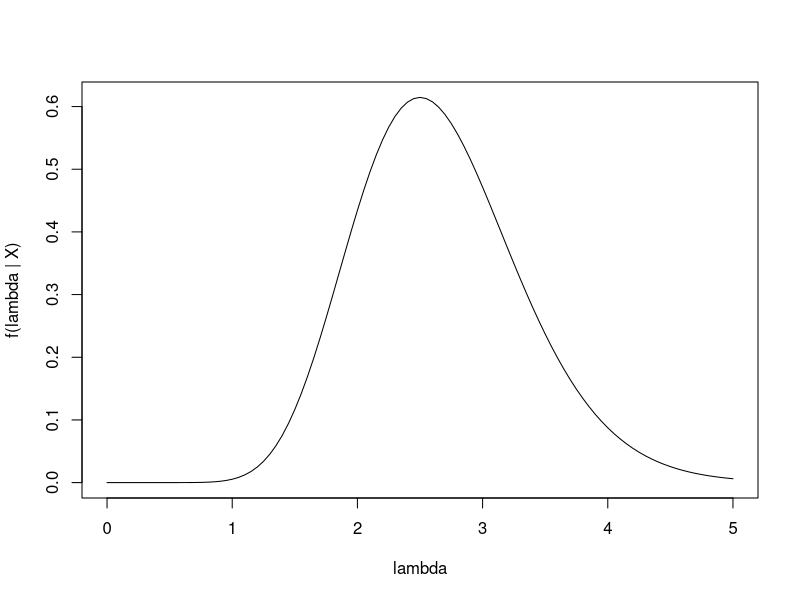

R code for this plot: (Note: a time limit stopped this script after it produced the figure.)
#Page 3
# X|\lambda suit Pois(\lambda), \lambda ~ Gamma(3,3). Donc \lambda|X ~ Gamma(3+X, 4)
# exemple: Poisson-Gamm
# hyperparamètres et observation
a <- 3
b <- 3
#data_obs <- 3
#data_obs <- c(3,3)
data_obs <- c(3,4,6)

# densité a posteriori exacte
post <- function(lambda) dgamma(lambda, shape=a+sum(data_obs), rate=b+length(data_obs))
plot(post, 0, 5, xlab="lambda", ylab="f(lambda | X)")

# fonction qui échantillonne à partir de la loi a posteriori par ABC
# accepte en entrée: nombre m d'observations à simuler et vecteur data_obs qui correspond a un échantillon observé de valeurs de X,
ABC_PoisGamm <- function(m, data_obs){
  
  ech <- rep(NA, m)
  for(i in 1:m){

    #page 7    
    accept <- FALSE
    while(!accept){
      
      # génération d'un paramètre candidat lambda
      lambda <- rgamma(1, shape=a, rate=b)
      
      # génération d'un nouvel échantillon (x_1, ..., x_n) étant donné les paramètres simulés
      sample_size <- length(data_obs)
      data_simul <- rpois(sample_size, lambda)
      
      # comparaison de l'échantillon simulé avec l'échantillon observé
      if(max(abs(sort(data_simul) - sort(data_obs))) == 0) accept <- TRUE
      
    }
    
    ech[i] <- lambda
    
  }
  
  return(ech)
  
}

m <- 1e3
ech <- ABC_PoisGamm(m, data_obs)
hist(ech, xlim=c(0, 5))#long avec seulement c(3,4,6)
#est-ce que les données sont bonne avec le modèle que j'ai choisi, plus mes données sont proche c(1,2,1), plus c'est rapide




#f(x|\theta_1, \theta_2, p) = p*N(\theta_1, 1) + (1-p)*N(\tehta_2,1)
#\theta_1 ~ N(0,100), \theta2 ~ N(0,100), p ~ U(0,1/2)
# modèle de mélange
# dimension 1, sigma_1 = sigma_2 = 1, nu_1 = nu_2 = 0, lambda_1 = lambda_2 = 10
prior_1 <- function(u1) dnorm(u1, mean=0, sd=10)
prior_2 <- function(u2) dnorm(u2, mean=0, sd=10)
prior_p <- function(p) dunif(p, min=0, max=.5)
densite <- function(x, u1, u2, p) p*dnorm(x, mean=u1, sd=1) + (1-p)*dnorm(x, mean=u2, sd=1)

# génération de l'échantillon
#plus grand que n <- 12, à déconseillé à cause du temps que r va prendre pour faire le programme. En termes de stats, ça serait bon
n <- 30
#n <- 12
data_obs <- c(rnorm(n/3, mean=-1, sd=1), rnorm(2*n/3, mean=1, sd=1))#n/3 centré au premier mode, 2n/3 centré au 2e mode
data_obs

# calcul de la densité a posteriori (non-normalisée)
post <- function(u1, u2, p) prior_1(u1) * prior_2(u2) * prior_p(p) *
  prod(sapply(data_obs, function(x) densite(x, u1, u2, p)))

# densité a posteriori conditionnelle d'un paramètre avec les deux autres fixés à des valeurs plausibles
ptp <- seq(-2, 2, length.out=1000)
plot(ptp, sapply(ptp, function(u1) post(u1, 1, .33)), type="l", xlab="u1", ylab="densité a posteriori")
plot(ptp, sapply(ptp, function(u2) post(-1, u2, .33)), type="l", xlab="u2", ylab="densité a posteriori")
ptp <- seq(0, .5, length.out=100)
plot(ptp, sapply(ptp, function(p) post(-1, 1, p)), type="l", xlab="p", ylab="densité a posteriori")

# fonction qui échantillonne à partir de la loi a posteriori par ABC
# accepte en entrée: nombre m d'observations à simuler, vecteur data_obs qui correspond a un échantillon observé de valeurs de X,
# mesure de distance rho entre les échantillons et seuil d'acceptation eps
ABC_melange <- function(m, data_obs, rho, eps){
  
  ech <- matrix(rep(NA, 3*m), nrow=m)
  for(i in 1:m){
    
    accept <- FALSE
    while(!accept){
      
      # génération d'un paramètre candidat (theta_1, theta_2, p)
      theta_1 <- rnorm(1, mean=0, sd=10)#on ne touche pas à ses sd là
      theta_2 <- rnorm(1, mean=0, sd=10)
      p <- runif(1, min=0, max=.5)
      
      # génération d'un nouvel échantillon (x_1, ..., x_n) étant donné les paramètres simulés
      sample_size <- length(data_obs)
      data_simul <- rep(NA, sample_size)
      for(j in 1:sample_size){
        u <- runif(1)
        if(u <= p) data_simul[j] <- rnorm(1, mean=theta_1, sd=1)#centré en theta_1, On corrige les sd=10 à sd=1
        else data_simul[j] <- rnorm(1, mean=theta_2, sd=1)
      }
      
      # comparaison de l'échantillon simulé avec l'échantillon observé
      if(rho(data_simul, data_obs) <= eps) accept <- TRUE
      
    }
    
    ech[i,] <- c(theta_1, theta_2, p)
    
  }
  
  return(ech)
  
}

# expériences (À COMPLÉTER)

#n <- 30 et m <- 30, c'est interminable!!!

m <- 30

# expérience avec rho la distance euclidienne entre les échantillons triés
rho <- function(x, y) sqrt(sum((sort(x) - sort(y))^2))
eps <- 1
ech <- ABC_melange(m, data_obs, rho, eps)
ech

hist(ech[,1])
hist(ech[,3])

# expérience avec rho la distance maximum entre les échantillons triés
rho <- function(x, y) max(abs(sort(x) - sort(y)))
eps <- 10
ech <- ABC_melange(m, data_obs, rho, eps)
ech
